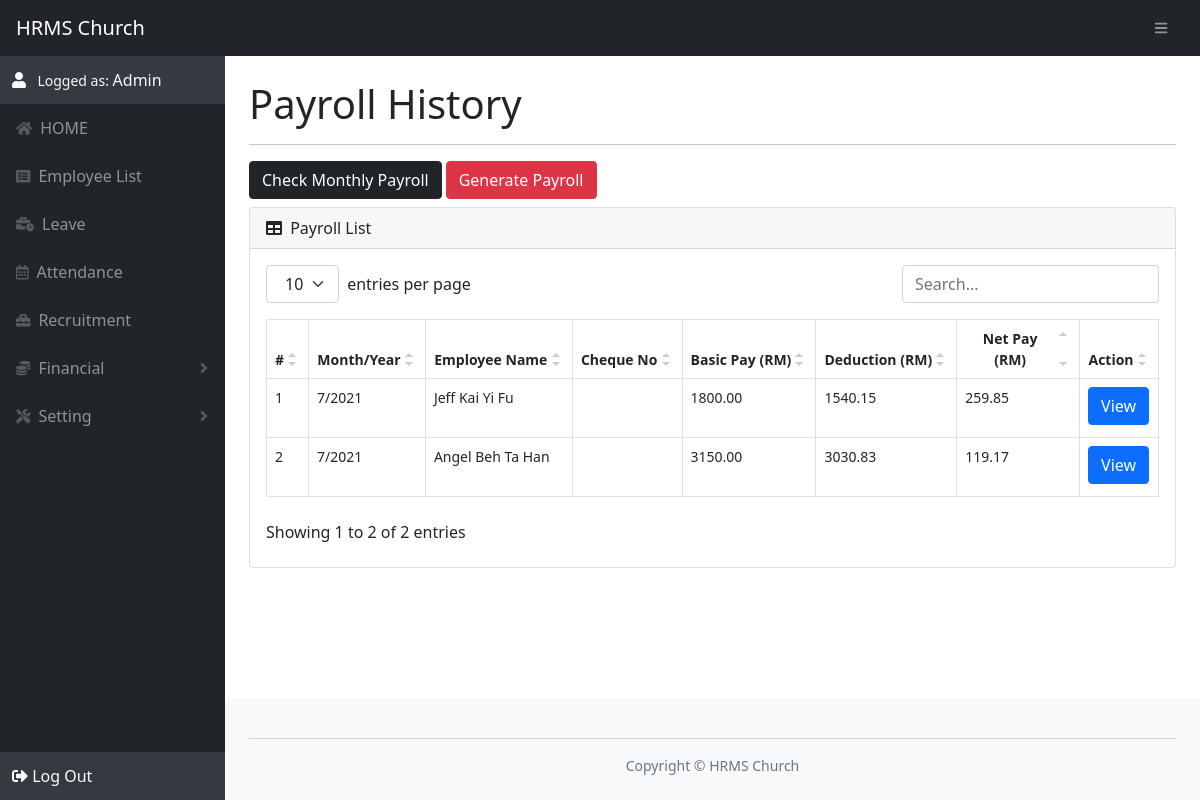
Page /payroll.php (signed in) on the committed database.
### tables this page shows
CREATE TABLE payroll (
        payrollId INT NOT NULL PRIMARY KEY AUTO_INCREMENT,
        employeeId INT,
        month TINYINT NOT NULL,
        year INT NOT NULL,
        cheque VARCHAR(255) DEFAULT NULL,
        basicPay DECIMAL(10,2),
        deduction DECIMAL(10,2),
        netPay DECIMAL(10,2),

        FOREIGN KEY (employeeId) REFERENCES employee(employeeId)
    );

CREATE TABLE employee (
        employeeId INT NOT NULL PRIMARY KEY AUTO_INCREMENT,
        employeeName VARCHAR(255) NOT NULL,
        email VARCHAR(255) NOT NULL,
        pwd VARCHAR(255) NOT NULL,
        phone VARCHAR(255),
        birthday date,
        gender VARCHAR(16),
        
        address1 VARCHAR(255),
        address2 VARCHAR(255),
        address3 VARCHAR(255),
        stateTypeId TINYINT,
        postcode INT,
        city VARCHAR(255),

        epfAcc VARCHAR(255),
        socsoAcc VARCHAR(255),
        eisAcc VARCHAR(255),
        pcbAcc VARCHAR(255),

        startWorkDate date,
        endWorkDate date DEFAULT NULL,
        recruitmentId INT,

        FOREIGN KEY (stateTypeId) REFERENCES state_type(stateTypeId),
        FOREIGN KEY (recruitmentId) REFERENCES recruitment(recruitmentId)
    );

### template/payroll/payroll_history.php (the view, shortened to what this page needs)
<div class="btn-group mb-2">
    <form action="payroll.php" method="GET">
        <button type="button" class="btn btn-dark me-1" data-bs-toggle="modal" data-bs-target="#viewModal">
            Check Monthly Payroll
        </button>
    </form>
    <form>
        <button type="button" class="btn btn-danger me-1" data-bs-toggle="modal" data-bs-target="#fileModal">
            Generate Payroll
        </button>
    </form>
</div>
<div class="card mb-4">
    <div class="card-header">
        <i class="fas fa-table me-1"></i>
        Payroll List
    </div>
    <div class="card-body">
        <table id="datatablesSimple">
            <thead>
                <tr>
                    <th>#</th>
                    <th>Month/Year</th>
                    <th>Employee Name</th>
                    <th>Cheque No</th>
                    <th>Basic Pay (RM)</th>
                    <th>Deduction (RM)</th>
                    <th>Net Pay (RM)</th>
                    <th>Action</th>
                </tr>
            </thead>
            <tbody>
<?php
    $sql = "SELECT
                payroll.payrollId,
                payroll.employeeId,
                payroll.month,
                payroll.year,
                employee.employeeName,
                payroll.cheque,
                payroll.basicPay,
                payroll.deduction,
                payroll.netPay
            FROM payroll
            JOIN employee ON employee.employeeId = payroll.employeeId
            ORDER BY payroll.year DESC, payroll.month DESC
            ";
    $rs = $conn->query($sql);
    if($rs->num_rows > 0) {
        for ($i=0; $i < $rs->num_rows; $i++) {
            $data = $rs->fetch_array(MYSQLI_NUM);
            echo "<tr>";
            echo_td($i+1);
            for ($j=2; $j < count($data); $j++) {
                if($j == 2) echo "<td>" . $data[$j] . "/";
                elseif($j == 3) echo $data[$j] . "</td>";
                else echo_td($data[$j]);
            }
?>
            <td>
                <form action="payroll.php" method="POST" target="_blank">
                    <button class="btn btn-primary mb-1" type="submit" name="view">View </button>
                </form>
            </td>
<?php
            echo "</tr>";
        }
    }
?>
            </tbody>
        </table>
    </div>
</div>

### function/filter.php (shortened to what this page needs)
<?php
function filterOutput($txt){
    $txt = htmlspecialchars($txt);
    $txt = strip_tags($txt);
    return $txt;
}
function echo_td($txt){
    $txt = filterOutput($txt);
    echo "<td>" . $txt . "</td>";
}
?>

### asset/css/datatables.css (style rules this page uses)
.dataTable-table { max-width: 100%; width: 100%; border-spacing: 0; border-collapse: separate; }
.dataTable-table > tbody > tr > td, .dataTable-table > tbody > tr > th, .dataTable-table > tfoot > tr > td, .dataTable-table > tfoot > tr > th, .dataTable-table > thead > tr > td, .dataTable-table > thead > tr > th { vertical-align: top; padding: 8px 10px; }
.dataTable-table > thead > tr > th { vertical-align: bottom; text-align: left; border-bottom: 1px solid #d9d9d9; }
.dataTable-table th { vertical-align: bottom; text-align: left; }

### rows in the picture
payroll: txt "1", month "7", year "2021", employeeId.employeeName "Jeff Kai Yi Fu", basicPay "1800.00", deduction "1540.15", netPay "259.85"
payroll: txt "2", month "7", year "2021", employeeId.employeeName "Angel Beh Ta Han", basicPay "3150.00", deduction "3030.83", netPay "119.17"

### other values in the picture
$logged_user "Admin"
$title "Payroll History"
